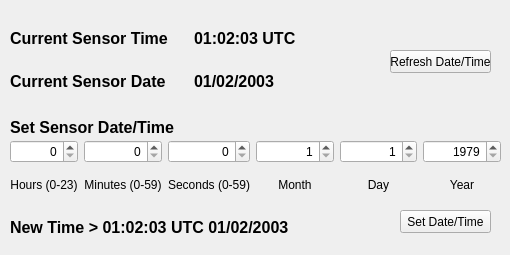
            <widget class="QWidget" name="tab_2">
             <attribute name="title">
              <string>Sensor Time</string>
             </attribute>
             <widget class="QPushButton" name="refreshDateTime">
              <property name="geometry">
               <rect>
                <x>390</x>
                <y>50</y>
                <width>101</width>
                <height>23</height>
               </rect>
              </property>
              <property name="text">
               <string>Refresh Date/Time</string>
              </property>
             </widget>
             <widget class="QWidget" name="gridLayoutWidget">
              <property name="geometry">
               <rect>
                <x>10</x>
                <y>20</y>
                <width>361</width>
                <height>80</height>
               </rect>
              </property>
              <layout class="QGridLayout" name="gridLayout_3">
               <item row="0" column="0">
                <widget class="QLabel" name="label_11">
                 <property name="text">
                  <string>&lt;html&gt;&lt;head/&gt;&lt;body&gt;&lt;p&gt;&lt;span style=&quot; font-size:12pt; font-weight:600;&quot;&gt;Current Sensor Time&lt;/span&gt;&lt;/p&gt;&lt;/body&gt;&lt;/html&gt;</string>
                 </property>
                </widget>
               </item>
               <item row="1" column="0">
                <widget class="QLabel" name="label_12">
                 <property name="text">
                  <string>&lt;html&gt;&lt;head/&gt;&lt;body&gt;&lt;p&gt;&lt;span style=&quot; font-size:12pt; font-weight:600;&quot;&gt;Current Sensor Date&lt;/span&gt;&lt;/p&gt;&lt;/body&gt;&lt;/html&gt;</string>
                 </property>
                </widget>
               </item>
               <item row="0" column="1">
                <widget class="QLabel" name="sensorTime">
                 <property name="text">
                  <string>&lt;html&gt;&lt;head/&gt;&lt;body&gt;&lt;p align=&quot;left&quot;&gt;&lt;span style=&quot; font-size:12pt; font-weight:600;&quot;&gt;01:02:03 UTC&lt;/span&gt;&lt;/p&gt;&lt;/body&gt;&lt;/html&gt;</string>
                 </property>
                </widget>
               </item>
               <item row="1" column="1">
                <widget class="QLabel" name="sensorDate">
                 <property name="text">
                  <string>&lt;html&gt;&lt;head/&gt;&lt;body&gt;&lt;p align=&quot;left&quot;&gt;&lt;span style=&quot; font-size:12pt; font-weight:600;&quot;&gt;01/02/2003&lt;/span&gt;&lt;/p&gt;&lt;/body&gt;&lt;/html&gt;</string>
                 </property>
                </widget>
               </item>
              </layout>
             </widget>
             <widget class="QLabel" name="label_29">
              <property name="geometry">
               <rect>
                <x>10</x>
                <y>110</y>
                <width>201</width>
                <height>36</height>
               </rect>
              </property>
              <property name="text">
               <string>&lt;html&gt;&lt;head/&gt;&lt;body&gt;&lt;p&gt;&lt;span style=&quot; font-size:12pt; font-weight:600;&quot;&gt;Set Sensor Date/Time&lt;/span&gt;&lt;/p&gt;&lt;/body&gt;&lt;/html&gt;</string>
              </property>
             </widget>
             <widget class="QLabel" name="newTimeLabel">
              <property name="geometry">
               <rect>
                <x>10</x>
                <y>210</y>
                <width>361</width>
                <height>36</height>
               </rect>
              </property>
              <property name="text">
               <string>&lt;html&gt;&lt;head/&gt;&lt;body&gt;&lt;p&gt;&lt;span style=&quot; font-size:12pt; font-weight:600;&quot;&gt;New Time &amp;gt; 01:02:03 UTC 01/02/2003&lt;/span&gt;&lt;/p&gt;&lt;/body&gt;&lt;/html&gt;</string>
              </property>
             </widget>
             <widget class="QPushButton" name="setDateTimeBtn">
              <property name="geometry">
               <rect>
                <x>400</x>
                <y>210</y>
                <width>91</width>
                <height>23</height>
               </rect>
              </property>
              <property name="text">
               <string>Set Date/Time</string>
              </property>
             </widget>
             <widget class="QWidget" name="">
              <property name="geometry">
               <rect>
                <x>10</x>
                <y>140</y>
                <width>491</width>
                <height>60</height>
               </rect>
              </property>
              <layout class="QGridLayout" name="gridLayout_7">
               <item row="1" column="1" rowspan="2">
                <widget class="QLabel" name="label_2">
                 <property name="text">
                  <string>Minutes (0-59)</string>
                 </property>
                 <property name="alignment">
                  <set>Qt::AlignCenter</set>
                 </property>
                </widget>
               </item>
               <item row="0" column="3" colspan="2">
                <widget class="QSpinBox" name="monthSpinBox">
                 <property name="alignment">
                  <set>Qt::AlignRight|Qt::AlignTrailing|Qt::AlignVCenter</set>
                 </property>
                 <property name="minimum">
                  <number>1</number>
                 </property>
                 <property name="maximum">
                  <number>12</number>
                 </property>
                </widget>
               </item>
               <item row="1" column="3" rowspan="2" colspan="2">
                <widget class="QLabel" name="label_25">
                 <property name="text">
                  <string>Month</string>
                 </property>
                 <property name="alignment">
                  <set>Qt::AlignCenter</set>
                 </property>
                </widget>
               </item>
               <item row="1" column="2" rowspan="2">
                <widget class="QLabel" name="label_24">
                 <property name="text">
                  <string>Seconds (0-59)</string>
                 </property>
                 <property name="alignment">
                  <set>Qt::AlignCenter</set>
                 </property>
                </widget>
               </item>
               <item row="1" column="0" rowspan="2">
                <widget class="QLabel" name="label">
                 <property name="text">
                  <string>Hours (0-23)</string>
                 </property>
                 <property name="alignment">
                  <set>Qt::AlignCenter</set>
                 </property>
                </widget>
               </item>
               <item row="0" column="0">
                <widget class="QSpinBox" name="hrSpinBox">
                 <property name="alignment">
                  <set>Qt::AlignRight|Qt::AlignTrailing|Qt::AlignVCenter</set>
                 </property>
                 <property name="maximum">
                  <number>23</number>
                 </property>
                </widget>
               </item>
               <item row="0" column="1">
                <widget class="QSpinBox" name="minSpinBox">
                 <property name="alignment">
                  <set>Qt::AlignRight|Qt::AlignTrailing|Qt::AlignVCenter</set>
                 </property>
                 <property name="maximum">
                  <number>59</number>
                 </property>
                </widget>
               </item>
               <item row="0" column="2">
                <widget class="QSpinBox" name="secSpinBox">
                 <property name="alignment">
                  <set>Qt::AlignRight|Qt::AlignTrailing|Qt::AlignVCenter</set>
                 </property>
                 <property name="maximum">
                  <number>59</number>
                 </property>
                </widget>
               </item>
               <item row="1" column="7" rowspan="2" colspan="2">
                <widget class="QLabel" name="label_27">
                 <property name="text">
                  <string>Year</string>
                 </property>
                 <property name="alignment">
                  <set>Qt::AlignCenter</set>
                 </property>
                </widget>
               </item>
               <item row="1" column="5" rowspan="2" colspan="2">
                <widget class="QLabel" name="label_26">
                 <property name="text">
                  <string>Day</string>
                 </property>
                 <property name="alignment">
                  <set>Qt::AlignCenter</set>
                 </property>
                </widget>
               </item>
               <item row="0" column="7" colspan="2">
                <widget class="QSpinBox" name="yearSpinBox">
                 <property name="alignment">
                  <set>Qt::AlignRight|Qt::AlignTrailing|Qt::AlignVCenter</set>
                 </property>
                 <property name="minimum">
                  <number>1979</number>
                 </property>
                 <property name="maximum">
                  <number>4095</number>
                 </property>
                </widget>
               </item>
               <item row="0" column="5" colspan="2">
                <widget class="QSpinBox" name="daySpinBox">
                 <property name="alignment">
                  <set>Qt::AlignRight|Qt::AlignTrailing|Qt::AlignVCenter</set>
                 </property>
                 <property name="minimum">
                  <number>1</number>
                 </property>
                 <property name="maximum">
                  <number>31</number>
                 </property>
                </widget>
               </item>
              </layout>
             </widget>
            </widget>
